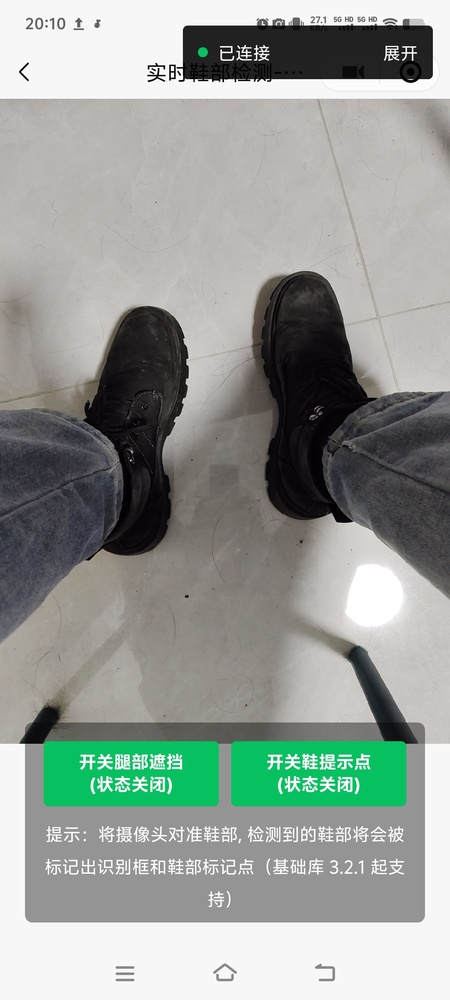
#> input picture images/without_points.jpg, 450 x 1000 px, shrunk from 1080 x 2400 before the run
$ python draw_feature2.py
#> lines starting #> are read from the running program, lines starting #| are printed output that depends on the picture
import numpy as np
from PIL import Image
import matplotlib.pyplot as plt
import matplotlib.patches as patches

# 打开图片
image_path = "./images/without_points.jpg"
image = Image.open(image_path)
#> image is the input picture: PIL image 450x1000 RGB; mean R, G, B 149.8, 155.9, 150.1

# 定义变换矩阵
transform_matrix = np.array(
    [
        [-0.997660458, -0.0459239595, 0.0506417491, -1.99356627],
        [0.0417475961, 0.177342117, 0.983263373, 0.228435054],
        [-0.0541362613, 0.983077168, -0.175009996, -9.90731335],
        [0, 0, 0, 1],
    ]
)

# 定义四个角点
points = np.array([[0, 0, 0, 1], [1, 0, 0, 1], [1, 1, 0, 1], [0, 1, 0, 1]])

# 应用变换
transformed_points = np.dot(transform_matrix, points.T).T

# 提取二维坐标
transformed_points_2d = transformed_points[:, :2]

# 输出变换后的点，检查它们是否在图片的坐标范围内
print("Transformed Points 2D:", transformed_points_2d)

# 绘制图片和多边形
fig, ax = plt.subplots()
ax.imshow(image)

# 创建多边形补丁
polygon = patches.Polygon(
    transformed_points_2d, closed=True, fill=True, color="red", alpha=0.5
)
ax.add_patch(polygon)

plt.show()
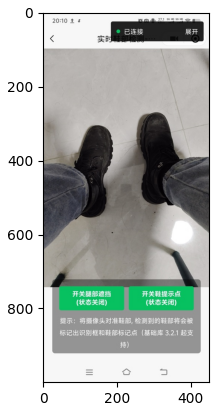
#> figure drawn by matplotlib, 1 panel
